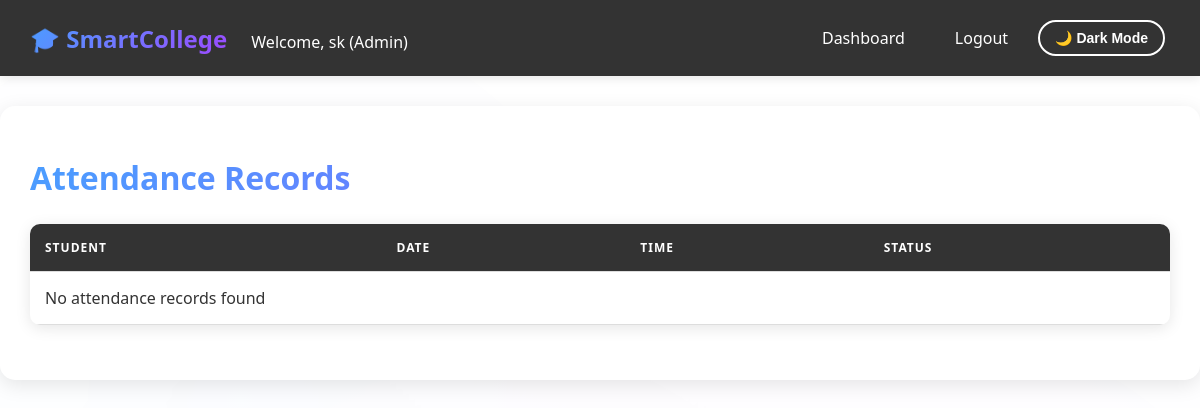
Before: /attendance/view/ (signed in) with the older database file.
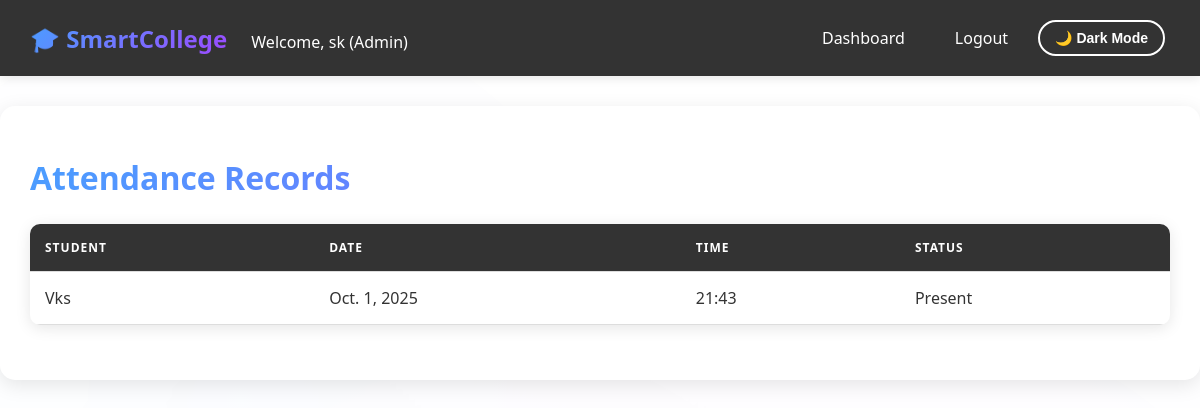
After: the same page with the newer database file.
### attendance_app/models.py (models this page shows, shortened)
class Attendance(models.Model):
    STATUS_CHOICES = (
        ('present', 'Present'),
        ('absent', 'Absent'),
        ('late', 'Late'),
        ('excused', 'Excused'),
    )
    student = models.ForeignKey(User, on_delete=models.CASCADE, related_name='attendance_records', limit_choices_to={'profile__role': 'student'})
    date = models.DateField()
    time = models.TimeField(auto_now_add=True)
    status = models.CharField(max_length=20, choices=STATUS_CHOICES, default='present')
    marked_by = models.ForeignKey(User, on_delete=models.SET_NULL, null=True, blank=True, related_name='marked_attendance')
    notes = models.TextField(blank=True)
    class Meta:
        unique_together = ['student', 'date']
        ordering = ['-date']

### attendance_app/views.py (the view)
# urls.py: path('view/', views.view_attendance, name='view_attendance'),
@login_required
def view_attendance(request):
    profile = request.user.profile
    if profile.role == 'student':
        attendance_records = Attendance.objects.filter(student=request.user).order_by('-date')
    else:
        attendance_records = Attendance.objects.all().order_by('-date')
    return render(request, 'attendance_app/view_attendance.html', {'attendance_records': attendance_records})

### templates/attendance_app/view_attendance.html (shortened to what this page needs)
{% extends 'base.html' %}
{% block content %}
<h1>Attendance Records</h1>
<table>
    <thead>
        <tr>
            <th>Student</th>
            <th>Date</th>
            <th>Time</th>
            <th>Status</th>
        </tr>
    </thead>
    <tbody>
        {% for att in attendance_records %}
        <tr>
            <td>{{ att.student.username }}</td>
            <td>{{ att.date }}</td>
            <td>{{ att.time|date:"H:i" }}</td>
            <td>{{ att.status|title }}</td>
        </tr>
        {% empty %}
        <tr><td colspan="4">No attendance records found</td></tr>
        {% endfor %}
    </tbody>
</table>
{% endblock %}

Changed rows visible on the page:
added Attendance: student.username "Vks", date "Oct. 1, 2025", time "21:43", status "Present"
Other visible differences:
text no longer shown: "No attendance records found"
